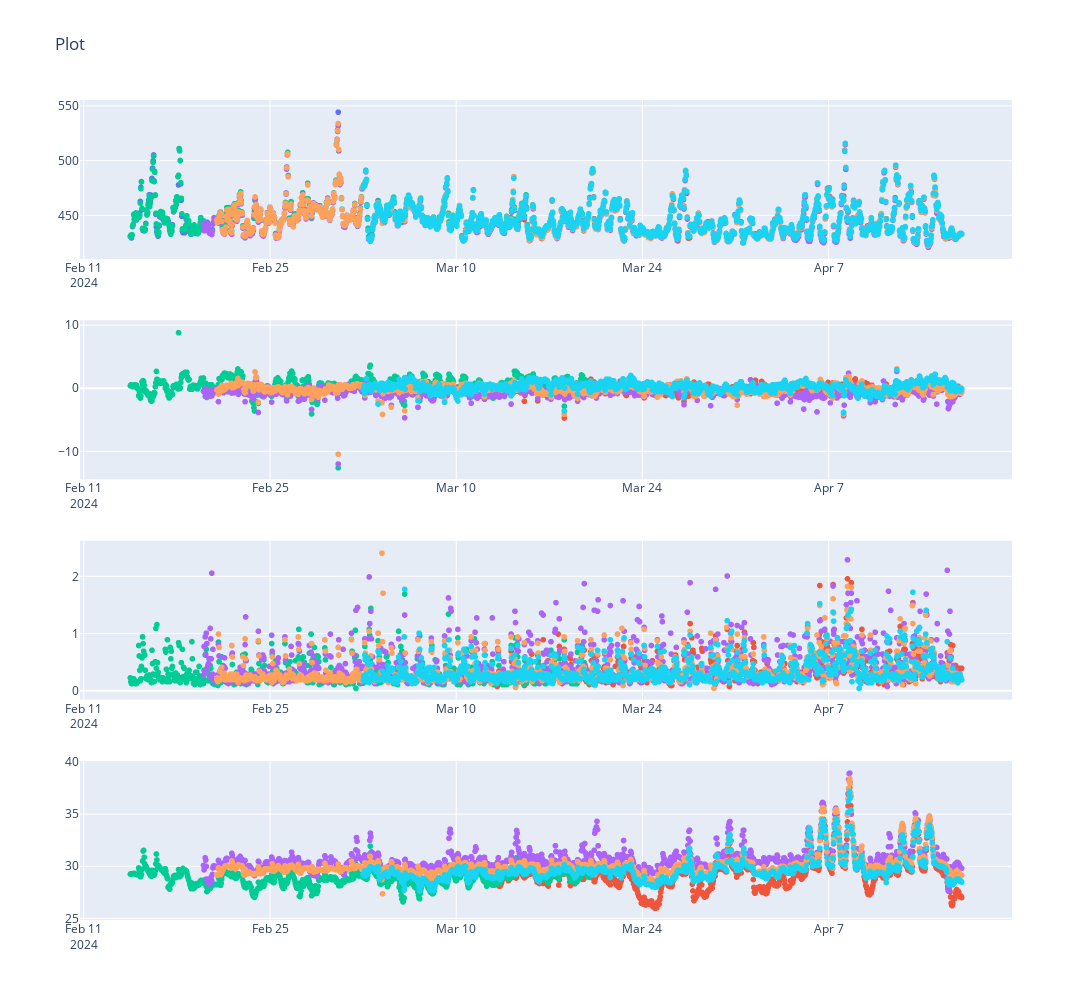

Notebook code for this chart:
### Code cell
df_plot_1 = df_p_1h[["creation_timestamp", "sys_name_short", "picarro_corrected"]].rename({"picarro_corrected": "CO2"})
df_plot_2 = df_sbs[["creation_timestamp", "sys_name_short", "gmp343_corrected","gmp343_temperature", "gmp343_temperature_change", "diff"]].rename({"gmp343_corrected": "CO2"})
df_plot = pl.concat([df_plot_1,df_plot_2], how="diagonal")

# Quality Check
start = datetime(2024, 2, 14, 12, 0, 0).replace(tzinfo=timezone.utc)
end = datetime(2024, 4, 17, 0, 0, 0).replace(tzinfo=timezone.utc)

df_temp = df_plot.filter(pl.col("creation_timestamp").is_between(start, end)).filter(pl.col("sys_name_short").is_in(["acropolis-14", "acropolis-7","acropolis-6","acropolis-4",  "acropolis-2", "Picarro"]))

figures = [
            px.scatter(df_temp, x="creation_timestamp", y = "CO2", color = "sys_name_short"),
            px.scatter(df_temp, x="creation_timestamp", y = "diff", color = "sys_name_short"),
px.scatter(df_temp, x="creation_timestamp", y = "gmp343_temperature_change", color = "sys_name_short"),
            px.scatter(df_temp, x="creation_timestamp", y = "gmp343_temperature", color = "sys_name_short")
            
    ]

fig = make_subplots(rows=len(figures), cols=1) 

for i, figure in enumerate(figures):
    for trace in range(len(figure["data"])):
        fig.append_trace(figure["data"][trace], row=i+1, col=1)

fig.update_layout(title_text='Plot', height=1000, width=1300, showlegend=False) 
fig.show()

### Figure 1 — Plotly figure (JSON) as saved in the notebook; plotly's stock layout.template omitted (floating-point values rounded to 4 significant figures; data arrays with more than 128 entries replaced by an {"elided": "..."} marker saying what was removed)
{"data": [{"hovertemplate": "sys_name_short=Picarro<br>creation_timestamp=%{x}<br>CO2=%{y}<extra></extra>", "legendgroup": "Picarro", "marker": {"color": "#636efa", "symbol": "circle"}, "mode": "markers", "name": "Picarro", "showlegend": true, "type": "scattergl", "x": {"elided": "1501 str values"}, "xaxis": "x", "y": {"elided": "1501 float values"}, "yaxis": "y"}, {"hovertemplate": "sys_name_short=acropolis-2<br>creation_timestamp=%{x}<br>CO2=%{y}<extra></extra>", "legendgroup": "acropolis-2", "marker": {"color": "#EF553B", "symbol": "circle"}, "mode": "markers", "name": "acropolis-2", "showlegend": true, "type": "scattergl", "x": {"elided": "841 str values"}, "xaxis": "x", "y": {"elided": "841 float values"}, "yaxis": "y"}, {"hovertemplate": "sys_name_short=acropolis-4<br>creation_timestamp=%{x}<br>CO2=%{y}<extra></extra>", "legendgroup": "acropolis-4", "marker": {"color": "#00cc96", "symbol": "circle"}, "mode": "markers", "name": "acropolis-4", "showlegend": true, "type": "scattergl", "x": {"elided": "829 str values"}, "xaxis": "x", "y": {"elided": "829 float values"}, "yaxis": "y"}, {"hovertemplate": "sys_name_short=acropolis-6<br>creation_timestamp=%{x}<br>CO2=%{y}<extra></extra>", "legendgroup": "acropolis-6", "marker": {"color": "#ab63fa", "symbol": "circle"}, "mode": "markers", "name": "acropolis-6", "showlegend": true, "type": "scattergl", "x": {"elided": "1369 str values"}, "xaxis": "x", "y": {"elided": "1369 float values"}, "yaxis": "y"}, {"hovertemplate": "sys_name_short=acropolis-7<br>creation_timestamp=%{x}<br>CO2=%{y}<extra></extra>", "legendgroup": "acropolis-7", "marker": {"color": "#FFA15A", "symbol": "circle"}, "mode": "markers", "name": "acropolis-7", "showlegend": true, "type": "scattergl", "x": {"elided": "1345 str values"}, "xaxis": "x", "y": {"elided": "1345 float values"}, "yaxis": "y"}, {"hovertemplate": "sys_name_short=acropolis-14<br>creation_timestamp=%{x}<br>CO2=%{y}<extra></extra>", "legendgroup": "acropolis-14", "marker": {"color": "#19d3f3", "symbol": "circle"}, "mode": "markers", "name": "acropolis-14", "showlegend": true, "type": "scattergl", "x": {"elided": "1081 str values"}, "xaxis": "x", "y": {"elided": "1081 float values"}, "yaxis": "y"}, {"hovertemplate": "sys_name_short=Picarro<br>creation_timestamp=%{x}<br>diff=%{y}<extra></extra>", "legendgroup": "Picarro", "marker": {"color": "#636efa", "symbol": "circle"}, "mode": "markers", "name": "Picarro", "showlegend": true, "type": "scattergl", "x": {"elided": "1501 str values"}, "xaxis": "x2", "y": {"elided": "1501 null values"}, "yaxis": "y2"}, {"hovertemplate": "sys_name_short=acropolis-2<br>creation_timestamp=%{x}<br>diff=%{y}<extra></extra>", "legendgroup": "acropolis-2", "marker": {"color": "#EF553B", "symbol": "circle"}, "mode": "markers", "name": "acropolis-2", "showlegend": true, "type": "scattergl", "x": {"elided": "841 str values"}, "xaxis": "x2", "y": {"elided": "841 float values"}, "yaxis": "y2"}, {"hovertemplate": "sys_name_short=acropolis-4<br>creation_timestamp=%{x}<br>diff=%{y}<extra></extra>", "legendgroup": "acropolis-4", "marker": {"color": "#00cc96", "symbol": "circle"}, "mode": "markers", "name": "acropolis-4", "showlegend": true, "type": "scattergl", "x": {"elided": "829 str values"}, "xaxis": "x2", "y": {"elided": "829 float values"}, "yaxis": "y2"}, {"hovertemplate": "sys_name_short=acropolis-6<br>creation_timestamp=%{x}<br>diff=%{y}<extra></extra>", "legendgroup": "acropolis-6", "marker": {"color": "#ab63fa", "symbol": "circle"}, "mode": "markers", "name": "acropolis-6", "showlegend": true, "type": "scattergl", "x": {"elided": "1369 str values"}, "xaxis": "x2", "y": {"elided": "1369 float values"}, "yaxis": "y2"}, {"hovertemplate": "sys_name_short=acropolis-7<br>creation_timestamp=%{x}<br>diff=%{y}<extra></extra>", "legendgroup": "acropolis-7", "marker": {"color": "#FFA15A", "symbol": "circle"}, "mode": "markers", "name": "acropolis-7", "showlegend": true, "type": "scattergl", "x": {"elided": "1345 str values"}, "xaxis": "x2", "y": {"elided": "1345 float values"}, "yaxis": "y2"}, {"hovertemplate": "sys_name_short=acropolis-14<br>creation_timestamp=%{x}<br>diff=%{y}<extra></extra>", "legendgroup": "acropolis-14", "marker": {"color": "#19d3f3", "symbol": "circle"}, "mode": "markers", "name": "acropolis-14", "showlegend": true, "type": "scattergl", "x": {"elided": "1081 str values"}, "xaxis": "x2", "y": {"elided": "1081 float values"}, "yaxis": "y2"}, {"hovertemplate": "sys_name_short=Picarro<br>creation_timestamp=%{x}<br>gmp343_temperature_change=%{y}<extra></extra>", "legendgroup": "Picarro", "marker": {"color": "#636efa", "symbol": "circle"}, "mode": "markers", "name": "Picarro", "showlegend": true, "type": "scattergl", "x": {"elided": "1501 str values"}, "xaxis": "x3", "y": {"elided": "1501 null values"}, "yaxis": "y3"}, {"hovertemplate": "sys_name_short=acropolis-2<br>creation_timestamp=%{x}<br>gmp343_temperature_change=%{y}<extra></extra>", "legendgroup": "acropolis-2", "marker": {"color": "#EF553B", "symbol": "circle"}, "mode": "markers", "name": "acropolis-2", "showlegend": true, "type": "scattergl", "x": {"elided": "841 str values"}, "xaxis": "x3", "y": {"elided": "841 float values"}, "yaxis": "y3"}, {"hovertemplate": "sys_name_short=acropolis-4<br>creation_timestamp=%{x}<br>gmp343_temperature_change=%{y}<extra></extra>", "legendgroup": "acropolis-4", "marker": {"color": "#00cc96", "symbol": "circle"}, "mode": "markers", "name": "acropolis-4", "showlegend": true, "type": "scattergl", "x": {"elided": "829 str values"}, "xaxis": "x3", "y": {"elided": "829 float values"}, "yaxis": "y3"}, {"hovertemplate": "sys_name_short=acropolis-6<br>creation_timestamp=%{x}<br>gmp343_temperature_change=%{y}<extra></extra>", "legendgroup": "acropolis-6", "marker": {"color": "#ab63fa", "symbol": "circle"}, "mode": "markers", "name": "acropolis-6", "showlegend": true, "type": "scattergl", "x": {"elided": "1369 str values"}, "xaxis": "x3", "y": {"elided": "1369 float values"}, "yaxis": "y3"}, {"hovertemplate": "sys_name_short=acropolis-7<br>creation_timestamp=%{x}<br>gmp343_temperature_change=%{y}<extra></extra>", "legendgroup": "acropolis-7", "marker": {"color": "#FFA15A", "symbol": "circle"}, "mode": "markers", "name": "acropolis-7", "showlegend": true, "type": "scattergl", "x": {"elided": "1345 str values"}, "xaxis": "x3", "y": {"elided": "1345 float values"}, "yaxis": "y3"}, {"hovertemplate": "sys_name_short=acropolis-14<br>creation_timestamp=%{x}<br>gmp343_temperature_change=%{y}<extra></extra>", "legendgroup": "acropolis-14", "marker": {"color": "#19d3f3", "symbol": "circle"}, "mode": "markers", "name": "acropolis-14", "showlegend": true, "type": "scattergl", "x": {"elided": "1081 str values"}, "xaxis": "x3", "y": {"elided": "1081 float values"}, "yaxis": "y3"}, {"hovertemplate": "sys_name_short=Picarro<br>creation_timestamp=%{x}<br>gmp343_temperature=%{y}<extra></extra>", "legendgroup": "Picarro", "marker": {"color": "#636efa", "symbol": "circle"}, "mode": "markers", "name": "Picarro", "showlegend": true, "type": "scattergl", "x": {"elided": "1501 str values"}, "xaxis": "x4", "y": {"elided": "1501 null values"}, "yaxis": "y4"}, {"hovertemplate": "sys_name_short=acropolis-2<br>creation_timestamp=%{x}<br>gmp343_temperature=%{y}<extra></extra>", "legendgroup": "acropolis-2", "marker": {"color": "#EF553B", "symbol": "circle"}, "mode": "markers", "name": "acropolis-2", "showlegend": true, "type": "scattergl", "x": {"elided": "841 str values"}, "xaxis": "x4", "y": {"elided": "841 float values"}, "yaxis": "y4"}, {"hovertemplate": "sys_name_short=acropolis-4<br>creation_timestamp=%{x}<br>gmp343_temperature=%{y}<extra></extra>", "legendgroup": "acropolis-4", "marker": {"color": "#00cc96", "symbol": "circle"}, "mode": "markers", "name": "acropolis-4", "showlegend": true, "type": "scattergl", "x": {"elided": "829 str values"}, "xaxis": "x4", "y": {"elided": "829 float values"}, "yaxis": "y4"}, {"hovertemplate": "sys_name_short=acropolis-6<br>creation_timestamp=%{x}<br>gmp343_temperature=%{y}<extra></extra>", "legendgroup": "acropolis-6", "marker": {"color": "#ab63fa", "symbol": "circle"}, "mode": "markers", "name": "acropolis-6", "showlegend": true, "type": "scattergl", "x": {"elided": "1369 str values"}, "xaxis": "x4", "y": {"elided": "1369 float values"}, "yaxis": "y4"}, {"hovertemplate": "sys_name_short=acropolis-7<br>creation_timestamp=%{x}<br>gmp343_temperature=%{y}<extra></extra>", "legendgroup": "acropolis-7", "marker": {"color": "#FFA15A", "symbol": "circle"}, "mode": "markers", "name": "acropolis-7", "showlegend": true, "type": "scattergl", "x": {"elided": "1345 str values"}, "xaxis": "x4", "y": {"elided": "1345 float values"}, "yaxis": "y4"}, {"hovertemplate": "sys_name_short=acropolis-14<br>creation_timestamp=%{x}<br>gmp343_temperature=%{y}<extra></extra>", "legendgroup": "acropolis-14", "marker": {"color": "#19d3f3", "symbol": "circle"}, "mode": "markers", "name": "acropolis-14", "showlegend": true, "type": "scattergl", "x": {"elided": "1081 str values"}, "xaxis": "x4", "y": {"elided": "1081 float values"}, "yaxis": "y4"}], "layout": {"height": 1000, "showlegend": false, "title": {"text": "Plot"}, "width": 1300, "xaxis": {"anchor": "y", "domain": [0, 1]}, "xaxis2": {"anchor": "y2", "domain": [0, 1]}, "xaxis3": {"anchor": "y3", "domain": [0, 1]}, "xaxis4": {"anchor": "y4", "domain": [0, 1]}, "yaxis": {"anchor": "x", "domain": [0.8063, 1]}, "yaxis2": {"anchor": "x2", "domain": [0.5375, 0.7312]}, "yaxis3": {"anchor": "x3", "domain": [0.2687, 0.4625]}, "yaxis4": {"anchor": "x4", "domain": [0, 0.1938]}}}
